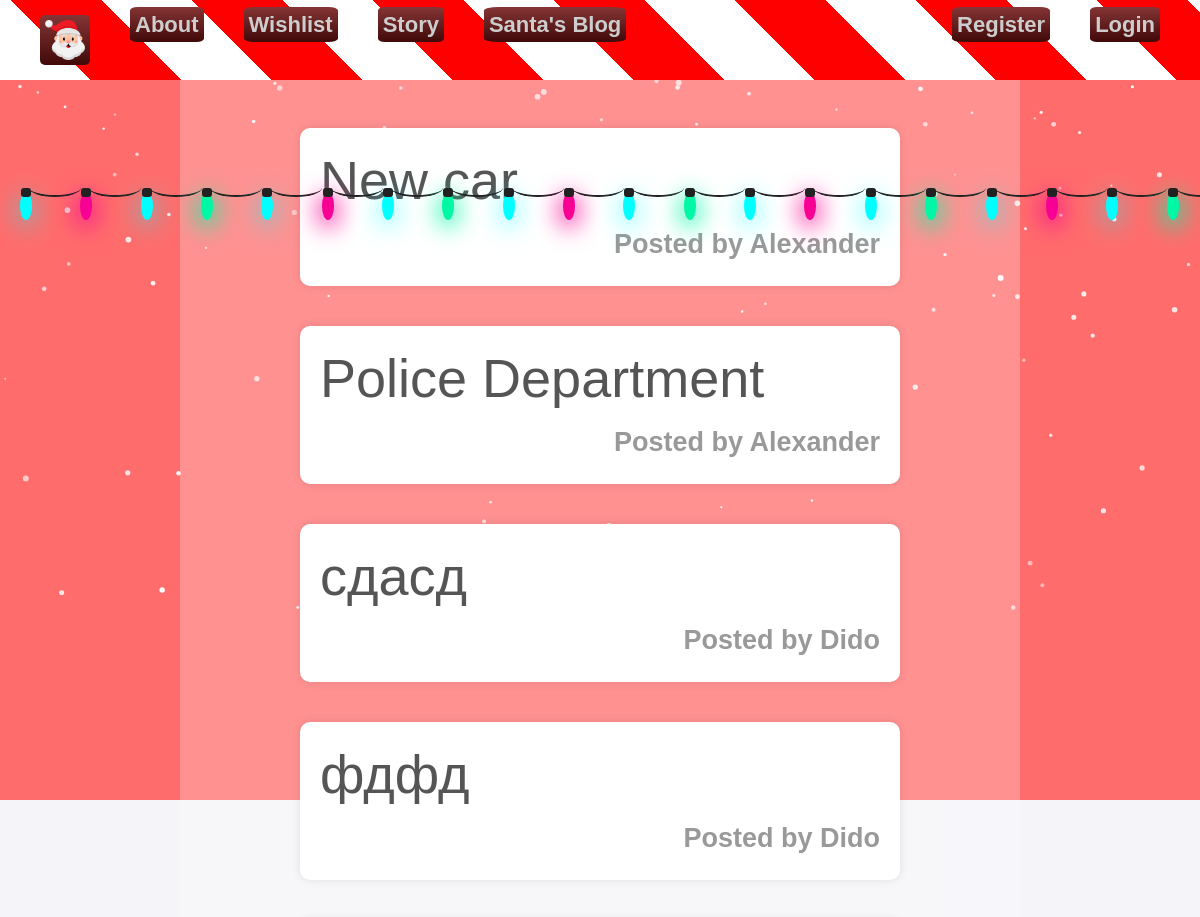
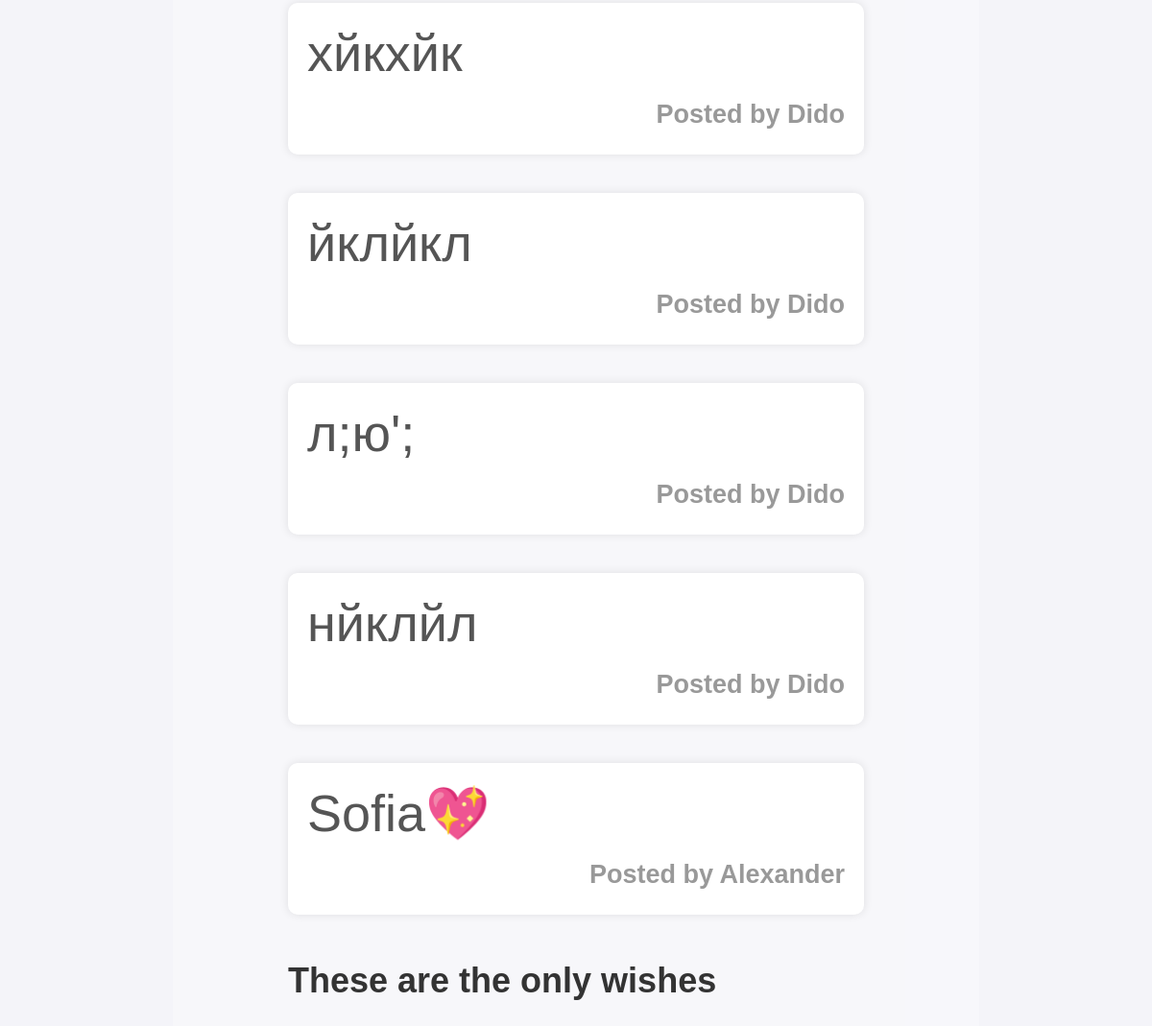
/dashboard/, run on the app's committed database (2 pictures, top to bottom).
### SantasWorkshop/presents/models.py (models this page shows)
class Present(models.Model):
    PRESENT_MAX_LENGTH = 40
    name = models.CharField(
        max_length=PRESENT_MAX_LENGTH,
        blank=False,
    )
    description = models.TextField(
        max_length=100,
        blank=False,
    )
    image = models.URLField(
        blank=False,
        help_text='Help Santa identify this present!',
    )
    user = models.ForeignKey(
        to=UserModel,
        on_delete=models.CASCADE,
        related_name='presents'
    )

### SantasWorkshop/accounts/models.py (models this page shows, shortened)
class Profile(models.Model):
    user = models.OneToOneField(
        AppUser,
        on_delete=models.CASCADE,
        primary_key=True,
        related_name='profile'
    )
    age = models.IntegerField(
        validators=[
            MaxValueValidator(100),
        ],
        blank=True,
        null=True,
        default=None,
    )
    first_name = models.CharField(
        max_length=30,
        blank=True,
        null=True,
    )
    last_name = models.CharField(
        max_length=30,
        blank=True,
        null=True,
    )
    image = models.ImageField(
        upload_to='profile_photos/',
        blank=True,
        null=True,
    )

### SantasWorkshop/base/views.py (the view)
# urls.py: path('dashboard/', DashboardView.as_view(), name='dash'),
class DashboardView(ListView):
    template_name = 'presents/dashboard.html'
    context_object_name = 'presents'
    paginate_by = 9
    def get_queryset(self):
        queryset = Present.objects.all()
        if 'query' in self.request.GET:
            query = self.request.GET.get('query')
            queryset = queryset.filter(name__icontains=query)
        return queryset

### templates/presents/dashboard.html (shortened to what this page needs)
{% extends 'common/base.html' %}
{% load static %}
{% block content %}
    <div class="container">
        <div class="posts">
            {% for present in presents %}
                <a href="{% url 'present-details' present.pk %}">
                    <div class="post">
                        <h2> {{ present.name|truncatechars:20 }} </h2>
                        <div class="post-meta">
                            <span>Posted by {% if present.user.profile.first_name %}
                                {{ present.user.profile.first_name }}
                            {% else %}
                                {{ present.user.username }}
                            {% endif %}</span>
                        </div>
                    </div>
                </a>
            {% empty %}
                <h1 class="no-posts">No Posts</h1>
            {% endfor %}
            {% if not page_obj.has_next and page_obj.number == 1 %}
                <p>These are the only wishes</p>
            {% endif %}
        </div>
    </div>
{% endblock %}

### static/css/main.css (style rules this page uses)
* { box-sizing: border-box; margin: 0; padding: 0; }
body { font-family: "Roboto", sans-serif; font-weight: 300; font-style: normal; background-color: #f3f0f0; line-height: 1.6; color: #333; }
.container { width: 80%; margin: 0 auto; padding: 20px; max-width: 1200px; }
h2 { font-size: 1.8rem; margin-bottom: 10px; }
p { font-size: 1.2rem; margin-bottom: 20px; }
a { text-decoration: none; color: #337ab7; }
.post { padding: 20px; border-radius: 10px; background-color: #ffffff; box-shadow: 0 0 10px rgba(0, 0, 0, 0.1); margin-bottom: 20px; }
.post h2 { margin: 0; color: #555; text-align: left; }
.post-meta { margin-top: 10px; display: flex; justify-content: end; font-size: 0.9em; color: #999; }
.posts { margin-top: 20px; display: flex; flex-direction: column; gap: 20px; }

### static/css/nav.css (style rules this page uses)
body, html { margin: 0; padding: 0; overflow-x: hidden; }

### static/css/snow.css (style rules this page uses)
body, html { margin: 0; height: auto; font-weight: 700; font-size: 30px; color: #FFF; }

### static/css/about.css (style rules this page uses)
body { font-family: 'Arial', sans-serif; background-color: #f4f4f9; color: #333; }
main h2 { color: #c62828; text-align: center; margin-bottom: 1rem; }

### data on the page
Present: name "New car", user.profile.first_name "Alexander"
Present: name "Police Department", user.profile.first_name "Alexander"
Present: name "сдасд", user.profile.first_name "Dido"
Present: name "фдфд", user.profile.first_name "Dido"
Present: name "хйкхйк", user.profile.first_name "Dido"
Present: name "йклйкл", user.profile.first_name "Dido"
Present: name "л;ю';", user.profile.first_name "Dido"
Present: name "нйклйл", user.profile.first_name "Dido"
Present: name "Sofia💖", user.profile.first_name "Alexander"
